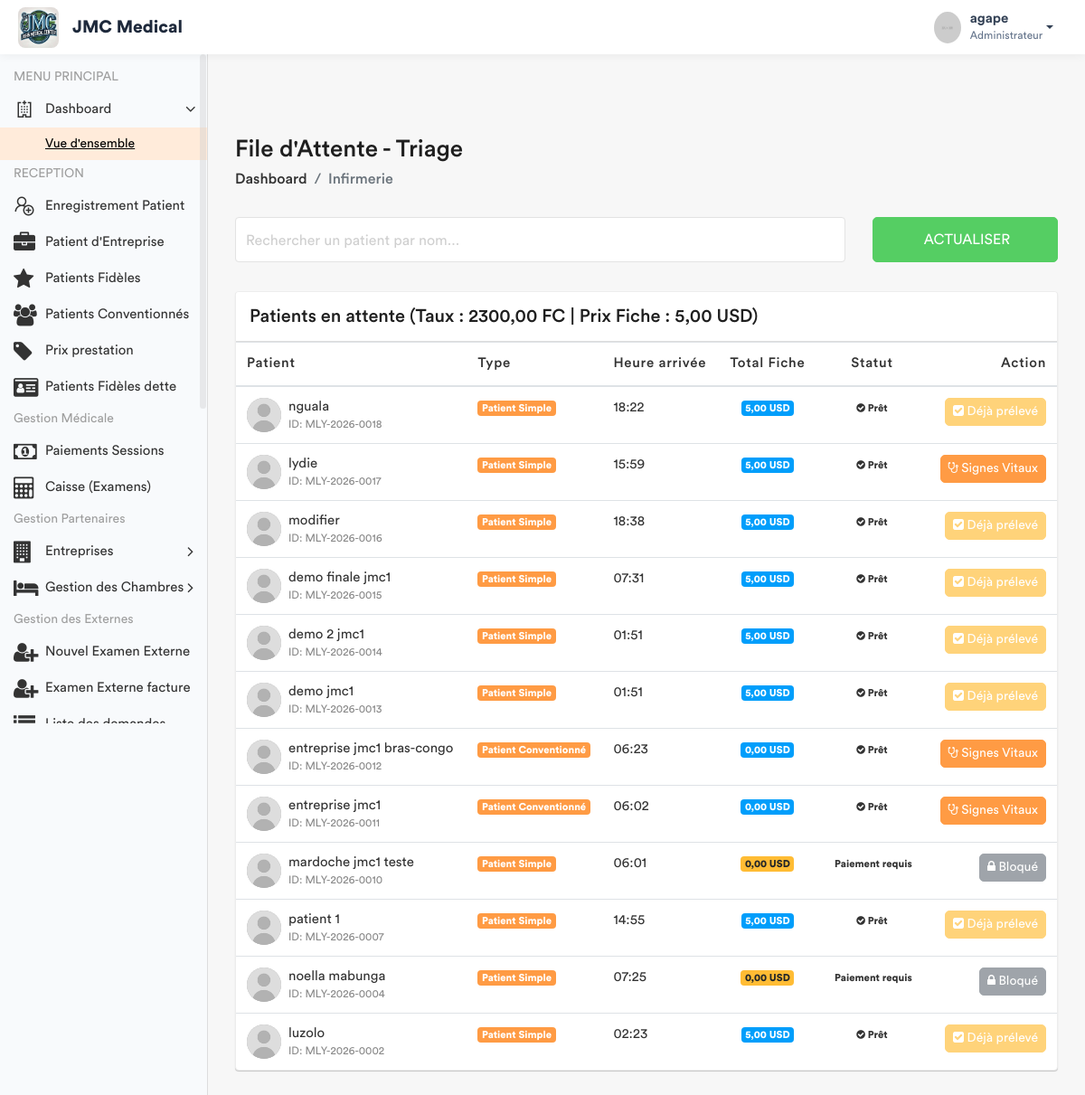
The app's page /infirmerie/attente/ (signed in), older data.
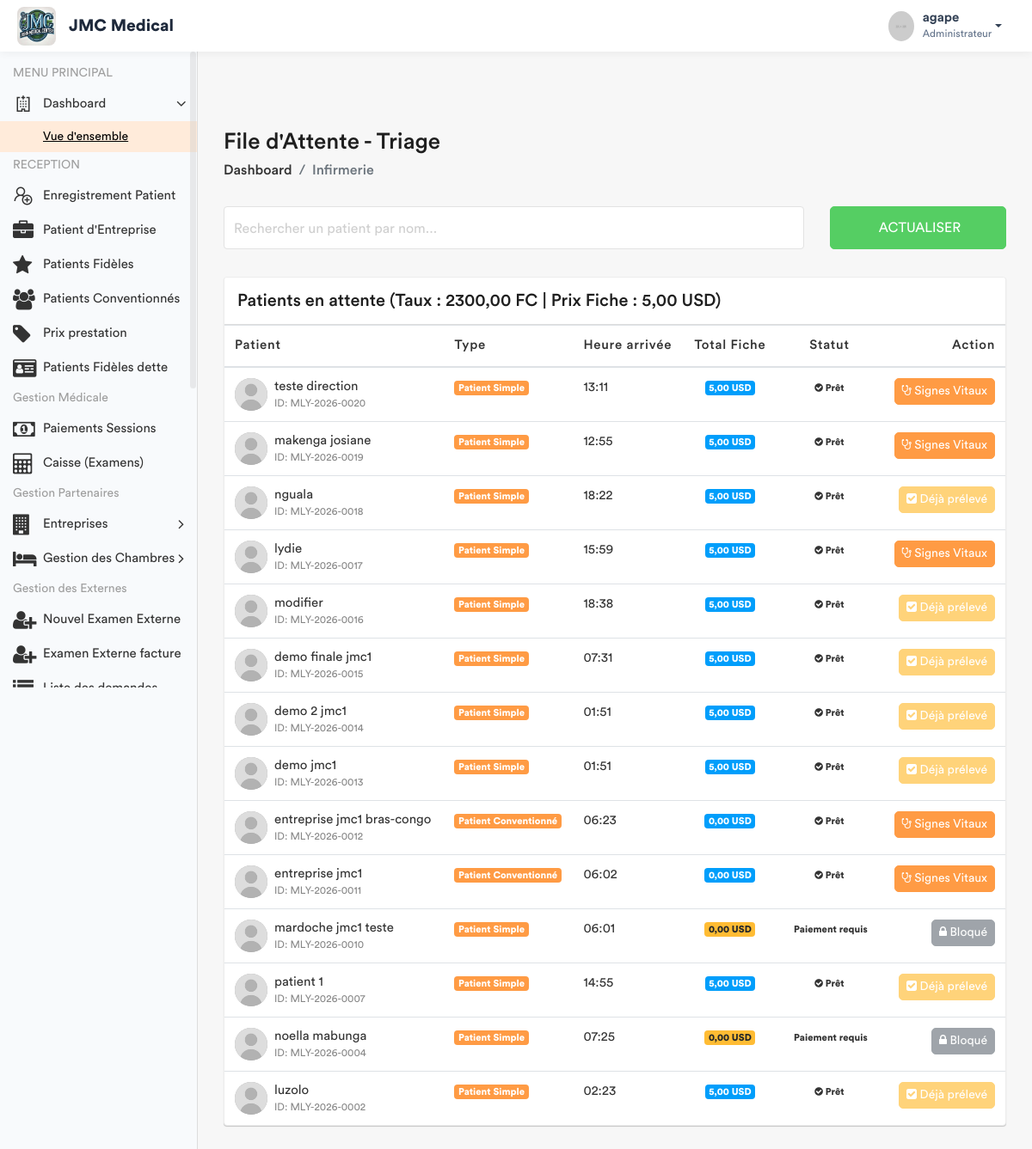
The same page, newer data.
### app/models.py (models this page shows, shortened)
class ConfigurationHopital(models.Model):
    taux_usd_en_cdf = models.DecimalField(max_digits=10, decimal_places=2, default=Decimal('2500.00'))
    derniere_mise_a_jour = models.DateTimeField(auto_now=True)
    class Meta:
        verbose_name = "Configuration du Taux"
    @classmethod
    def get_taux(cls):
        config = cls.objects.first()
        if config:
            return config.taux_usd_en_cdf
        return Decimal('2500.00')

class Prestation(models.Model):
    CATEGORIES = [
        ('ADM', 'Administratif'),
        ('CONS', 'Consultation'),
        ('LABO', 'Laboratoire'),
        ('SOIN', 'Soins'),
        ('ECHO', 'Échographie'),
        ('RADIO', 'Radiologie'),
        ('SCAN', 'Scanner'),
        ('IRM', 'IRM'),
        ('CARDIO', 'Cardiographie'),
        ('GYNECO', 'Gynécographie'),
        ('ONCO', 'Oncologie'),
        ('ORTHO', 'Orthopédie'),
        ('DERMA', 'Dermatologie'),
        ('OPHTA', 'Ophtalmologie'),
        ('PSY', 'Psychiatrie'),
        ('KINE', 'Rééducation / Kinésithérapie'),
        ('MED', 'Acte Médical'),
        ('CHIR', 'Acte Chirurgical'),
        ('CONS_MAT', 'Consultation Maternité'),
        ('MAT', 'Forfait Maternité / Accouchement'),
    ]
    libelle = models.CharField(max_length=200, verbose_name="Libellé")
    categorie = models.CharField(max_length=10, choices=CATEGORIES, verbose_name="Catégorie")
    prix = models.DecimalField(max_digits=10, decimal_places=2, default=Decimal('0.00'), verbose_name="Prix (USD)")
    hopital =  models.ForeignKey(Hopital, on_delete= models.SET_NULL , null = True , related_name = 'hopital_prestation')
    valeur_normale = models.CharField(
        max_length=150, blank=True, null=True,
        verbose_name="Valeur Normale / Référence (Labo uniquement)",
        help_text="Ex: 70-110 mg/dl, Négatif, etc."
    )
    class Meta:
        verbose_name = "Prestation"
        verbose_name_plural = "Prestations"

class Patient(models.Model):
    TYPE_CHOICES = [
        ('SIMPLE', 'Patient Simple'),
        ('FIDELE', 'Patient Fidèle'),
        ('CONVENTIONNE', 'Patient Conventionné'),
    ]
    code_patient = models.CharField(max_length=20, unique=True, editable=False)
    noms = models.CharField(max_length=100)
    service = models.ForeignKey('Service', on_delete=models.PROTECT, related_name='patients', null=True)
    sexe = models.CharField(max_length=1, choices=[('M', 'Masculin'), ('F', 'Féminin')])
    age = models.CharField(max_length=30)
    adresse = models.TextField()
    telephone = models.CharField(max_length=20)
    hopital = models.ForeignKey(Hopital , on_delete=models.SET_NULL , related_name= 'patient_hopital', null = True)
    type_patient = models.CharField(max_length=15, choices=TYPE_CHOICES, default='SIMPLE')
    a_carte_fidelite = models.BooleanField(default=False, verbose_name="Possède carte de fidélité")
    entreprise = models.ForeignKey(
        'Entreprise',
        on_delete=models.SET_NULL,
        null=True,
        blank=True,
        related_name='patients',
        verbose_name="Entreprise (si conventionné)"
    )
    fiche_payee = models.BooleanField(default=False)
    created_by = models.ForeignKey(User, on_delete=models.SET_NULL, null=True, related_name='patients_crees')
    date_creation = models.DateTimeField(auto_now_add=True)
    date_modification = models.DateTimeField(auto_now=True)

### app/views.py (the view)
# urls.py: path('infirmerie/attente/', views.liste_attente_triage, name='liste_attente_triage'),
@login_required
def liste_attente_triage(request):
    taux = ConfigurationHopital.get_taux()
    role = Fonction.objects.select_related('hopital', 'fonctionKey').filter(userKey=request.user).first()
    hopital_user = role.hopital if role else None
    if not hopital_user:
        messages.error(request, "Votre compte n'est rattaché à aucun hôpital.")
        return redirect('enregistrement_patient')
    prestation_fiche = Prestation.objects.filter(
        categorie='ADM',
        libelle__icontains='Fiche',
        hopital=hopital_user
    ).first()
    prix_fiche_usd = prestation_fiche.prix if prestation_fiche else Decimal('6.00')
    patients_liste = Patient.objects.filter(hopital=hopital_user).order_by('-date_creation')
    for patient in patients_liste:
        if patient.type_patient != 'SIMPLE':
            patient.a_solde_fiche = True
            patient.total_fiche_usd = Decimal('0.00')
            patient.doit_payer_fiche = False
        else:
            patient.doit_payer_fiche = True
            paiements = Paiement.objects.filter(patient=patient, service='FICHE', hopital=hopital_user)
            total_paye_usd = sum([
                p.montant_verse if p.devise == 'USD' else (p.montant_verse / taux)
                for p in paiements
            ], Decimal('0.00'))
            patient.total_fiche_usd = total_paye_usd
            patient.a_solde_fiche = total_paye_usd >= prix_fiche_usd
        patient.a_signes_vitaux_deja_pris = SigneVital.objects.filter(patient=patient).exists()
    fonctionKey = role.fonctionKey.roleName if (role and role.fonctionKey) else None
    return render(request, 'back-end/infirmerie/liste_attente.html', {
        'patients': patients_liste,
        'taux': taux,
        'prix_fiche': prix_fiche_usd,
        'fonctionKey': fonctionKey
    })

### app/templates/back-end/infirmerie/liste_attente.html (shortened to what this page needs)
<!DOCTYPE html>
{% load static %}
<html lang="fr">
    <head>
        {% include 'back-end/includes/css.html' %}
    </head>
    <body>
        <div class="main-wrapper">
            {% include 'back-end/includes/header.html' %}
            {% include 'back-end/includes/sidebar.html' %}
            <div class="page-wrapper">
                <div class="content container-fluid">
                    <div class="page-header">
                        <div class="row align-items-center">
                            <div class="col">
                                <h3 class="page-title">File d'Attente - Triage</h3>
                                <ul class="breadcrumb">
                                    <li class="breadcrumb-item"><a href="{% url 'dashboard' %}">Dashboard</a></li>
                                    <li class="breadcrumb-item active">Infirmerie</li>
                                </ul>
                            </div>
                        </div>
                    </div>
                    <div class="row filter-row">
                        <div class="col-sm-9 col-md-9">
                            <div class="form-group form-focus">
                                <input type="text" id="searchPatient" class="form-control floating" onkeyup="filterTable()">
                                <label class="focus-label">Rechercher un patient par nom...</label>
                            </div>
                        </div>
                        <div class="col-sm-3 col-md-3">
                            <button class="btn btn-success btn-block" onclick="window.location.reload();">  Actualiser </button>
                        </div>
                    </div>
                    <div class="card card-table mt-3">
                        <div class="card-header">
                            <h4 class="card-title mb-0">Patients en attente (Taux : {{ taux }} FC | Prix Fiche : {{ prix_fiche }} USD)</h4>
                        </div>
                        <div class="card-body">
                            <div class="table-responsive">
                                <table class="table table-hover table-center mb-0" id="patientTable">
                                    <thead>
                                        <tr>
                                            <th>Patient</th>
                                            <th>Type</th>
                                            <th>Heure arrivée</th>
                                            <th class="text-center">Total Fiche</th>
                                            <th class="text-center">Statut</th>
                                            <th class="text-right">Action</th>
                                        </tr>
                                    </thead>
                                    <tbody>
                                        {% for patient in patients %}
                                        <tr>
                                            <td>
                                                <h2 class="table-avatar">
                                                    <a href="#" class="avatar avatar-sm mr-2">
                                                        <img class="avatar-img rounded-circle" src="{% static 'back-end/assets/img/user.jpg' %}" alt="User">
                                                    </a>
                                                    <a href="#">{{ patient.noms }} <span>ID: {{ patient.code_patient }}</span></a>
                                                </h2>
                                            </td>
                                            <td><span class="badge badge-primary">{{ patient.get_type_patient_display }}</span></td>
                                            <td>{{ patient.date_creation|date:"H:i" }}</td>
                                            <td class="text-center">
                                                <span class="badge {% if patient.a_solde_fiche %}badge-info{% else %}badge-warning{% endif %}">
                                                    {{ patient.total_fiche_usd|floatformat:2 }} USD
                                                </span>
                                            </td>
                                            <td class="text-center">
                                                {% if patient.a_solde_fiche %}
                                                    <span class="badge badge-success-border"><i class="fa fa-check-circle"></i> Prêt</span>
                                                {% else %}
                                                    <span class="badge badge-danger-border"> Paiement requis</span>
                                                {% endif %}
                                            </td>
                                            <td class="text-right">
                                                {% if not patient.a_solde_fiche and patient.doit_payer_fiche %}
                                                    <button class="btn btn-secondary btn-sm" disabled title="Le patient doit solder {{ prix_fiche }} USD">
                                                        <i class="fa fa-lock"></i> Bloqué
                                                    </button>
                                                {% elif patient.a_signes_vitaux_deja_pris %}
                                                    <button class="btn btn-warning btn-sm" disabled>
                                                        <i class="fa fa-check-square"></i> Déjà prélevé
                                                    </button>
                                                {% else %}
                                                    <a href="{% url 'saisir_signes' patient.id %}" class="btn btn-primary btn-sm">
                                                        <i class="fa fa-stethoscope"></i> Signes Vitaux
                                                    </a>
                                                {% endif %}
                                            </td>
                                        </tr>
                                        {% empty %}
                                        <tr>
                                            <td colspan="6" class="text-center py-4">Aucun patient en attente.</td>
                                        </tr>
                                        {% endfor %}
                                    </tbody>
                                </table>
                            </div>
                        </div>
                    </div>
                </div>
            </div>
        </div>
    </body>
</html>

### app/templates/back-end/includes/header.html (shortened to what this page needs)
{% load static %}
<header class="header-modern" style="background: #ffffff; height: 60px; box-shadow: 0 2px 10px rgba(0,0,0,0.05); display: flex; align-items: center; padding: 0 20px; position: relative; z-index: 1060;">
    <div class="header-left" style="display: flex; align-items: center;">
        <a href="{% url 'home' %}" class="logo">
            <img src="{% static 'front-end/assets/img/dr/jmc.jpeg' %}" width="45" height="45" alt="Moyanoli" style="border-radius: 8px;">
        </a>
        <span style="font-weight: 700; font-size: 1.2rem; margin-left: 15px; color: #1e293b;">JMC Medical</span>
    </div>
    <ul class="nav user-menu" style="list-style: none; display: flex; align-items: center; margin-left: auto;">
        <li class="nav-item dropdown has-arrow main-drop">
            <a href="#" class="dropdown-toggle nav-link" data-toggle="dropdown" style="display: flex; align-items: center; color: #334155; text-decoration: none;">
                <span class="user-img" style="margin-right: 10px;">
                    <img src="{% static 'back-end/assets/img/profiles/avatar-21.jpg' %}" width="35" height="35" alt="User" style="border-radius: 50%;">
                </span>
                <div style="line-height: 1.2;">
                    <span style="font-weight: 600; display: block;">{{ user.username }}</span>
                    <span style="font-size: 0.75rem; color: #64748b;">Administrateur</span>
                </div>
            </a>
        </li>
    </ul>
</header>

Row changes from the older to the newer data that the page shows:
added Patient: noms "teste direction", code_patient "MLY-2026-0020", type_patient "Patient Simple", date_creation "13:11", total_fiche_usd "5,00", shows "Prêt", shows "Signes Vitaux"
added Patient: noms "makenga josiane", code_patient "MLY-2026-0019", type_patient "Patient Simple", date_creation "12:55", total_fiche_usd "5,00", shows "Prêt", shows "Signes Vitaux"
